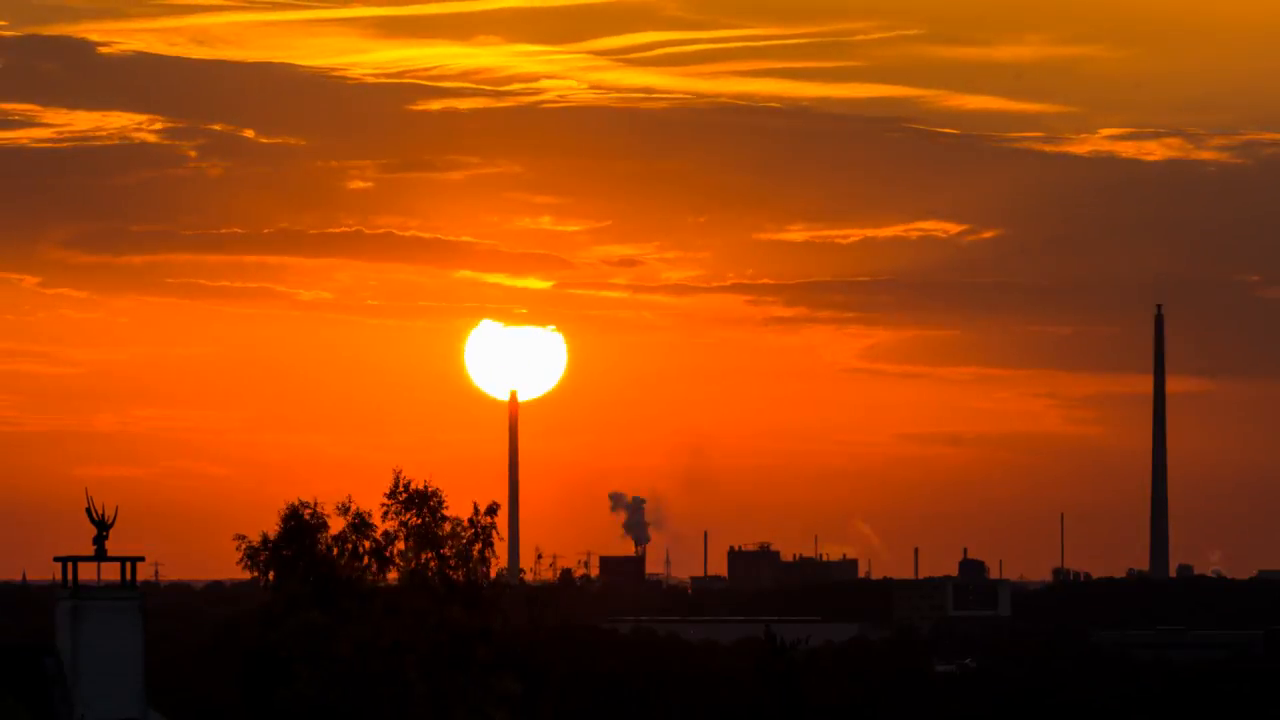
//> input picture frame 18 of OpenCV/OpenCV/Resources/SunsetTimelapse.mp4, 1280 x 720 px
$ ./tiltshiftVideo   (built with g++ and OpenCV 4)
//> lines starting //> are read from the running program, lines starting //| are printed output that depends on the picture
#include <iostream>
#include <string>

#include <opencv2/opencv.hpp>

using namespace cv;
using namespace std;

int main(int argvc, char** argv) {
    cv::Mat image1, image2, result, image32f, imageFiltered;

    // Abrindo o vídeo original
    VideoCapture inputVideo("SunsetTimelapse.mp4");
    if (!inputVideo.isOpened()) {
        cout  << "Não conseguiu abrir o vídeo";
        return -1;
    }

    Size videoSize = Size((int) inputVideo.get(CAP_PROP_FRAME_WIDTH),
                          (int) inputVideo.get(CAP_PROP_FRAME_HEIGHT));

    double alfa;

    // Região escolhida foi 25% da altura do vídeo
    double tamanhoRegiao = 0.25 * videoSize.height;
    // Decaimento escolhido foi de valor 5
    double decaimento = 5;
    // Centro escolhido foi realmente o centro do vídeo
    double centro = 0.5 * videoSize.height;

    // Para calcular as linhas, pegamos a metade da altura da imagem, ou seja o centro da imagem,
    // e subtraimos do centro para pegar a linha de cima, e adicionamos o centro para pegar a linha de baixo.
    double linha1 = centro - tamanhoRegiao/2;
    double linha2 = centro + tamanhoRegiao/2;

    // Criando o arquivo de saída
    VideoWriter outputVideo;
    int ex = static_cast<int>(inputVideo.get(CAP_PROP_FOURCC));
    outputVideo.open("SunsetTimelapseSaida.mp4", ex, inputVideo.get(CAP_PROP_FPS), videoSize, true);

    if (!outputVideo.isOpened()) {
        cout  << "Não foi possível criar o arquivo de saída";
        return -1;
    }

    while(true) {
        inputVideo >> image1;
//> image1 is the input picture: 720 rows x 1280 cols, CV_8UC3; mean B, G, R 8.3, 65.1, 150

        // Verifica se é o final do vídeo
        if (image1.empty()) break;

        image2 = image1.clone();

        // Modificando a imagem para ficar visível o efeito
        float media[] = {1,1,1,
                        1,1,1,
                        1,1,1};

        cv::Mat mask = cv::Mat(3, 3, CV_32F, media);

        image1.convertTo(image32f, CV_32F);

        filter2D(image32f, imageFiltered, image32f.depth(), mask, cv::Point(2,2), 0);

        // Guarda imagem modificada na var result
        imageFiltered.convertTo(result, CV_8U);
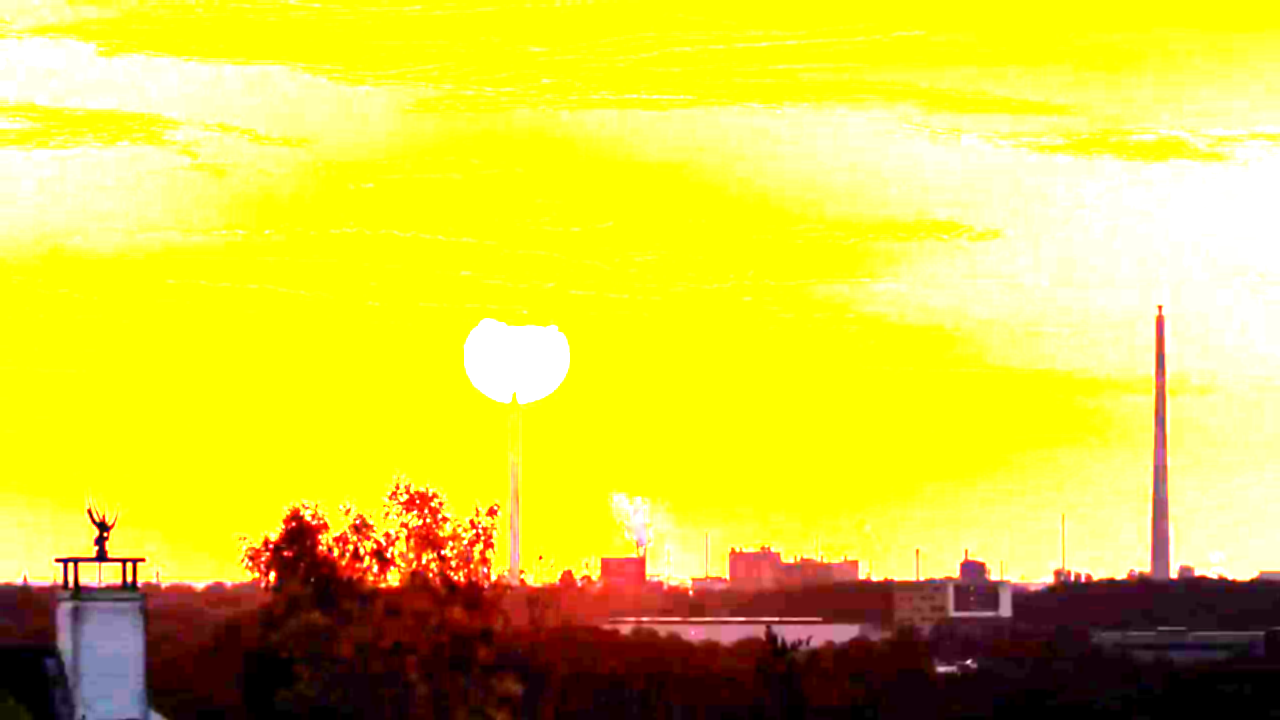
//> result: 720 rows x 1280 cols, CV_8UC3; mean B, G, R 60.9, 205.1, 218.1

        for(int i = 0; i < result.size().height; i++) {
            alfa = 0.5 * (tanh((i - linha1) / decaimento) - tanh((i - linha2) / decaimento));
            addWeighted(image1.row(i), alfa, result.row(i), 1.0 - alfa, 0.0, image2.row(i));
        }
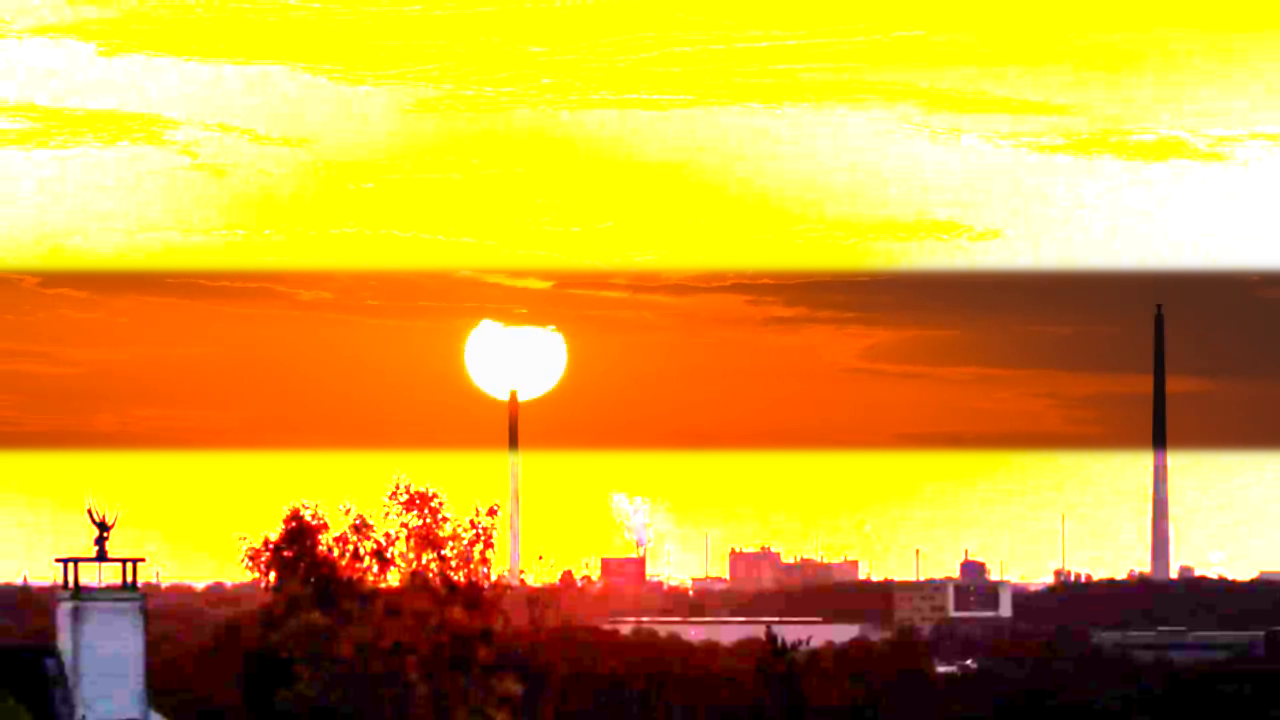
//> image2: 720 rows x 1280 cols, CV_8UC3; mean B, G, R 51.7, 164.4, 208.2

        outputVideo << image2;
    }

    return 0;
}

$ run again, starting later in the video
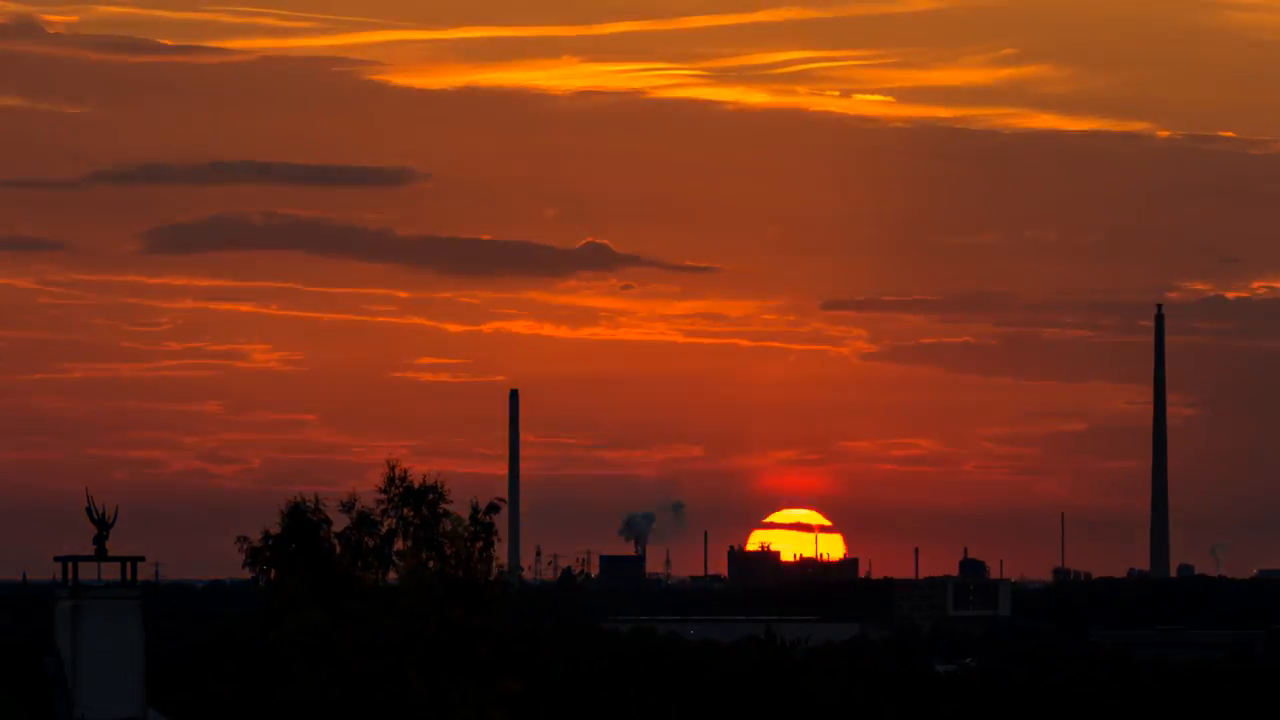
//> input picture frame 83 of OpenCV/OpenCV/Resources/SunsetTimelapse.mp4, 1280 x 720 px
//> image1 is the input picture: 720 rows x 1280 cols, CV_8UC3; mean B, G, R 22.9, 46.6, 107.2
//> `imageFiltered.convertTo(result, CV_8U);`:
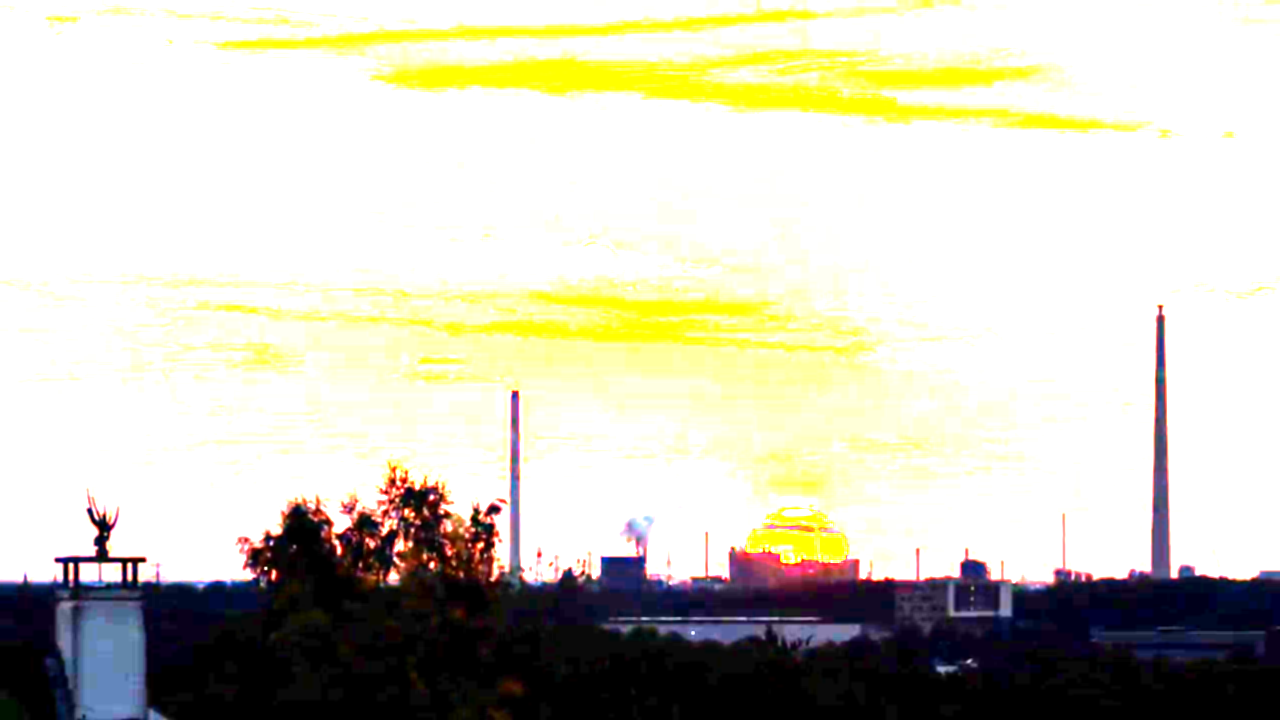
//> result: 720 rows x 1280 cols, CV_8UC3; mean B, G, R 186.6, 201.8, 204.2
//> after the loop `for(int i = 0; i < result.size().height; i++)`:
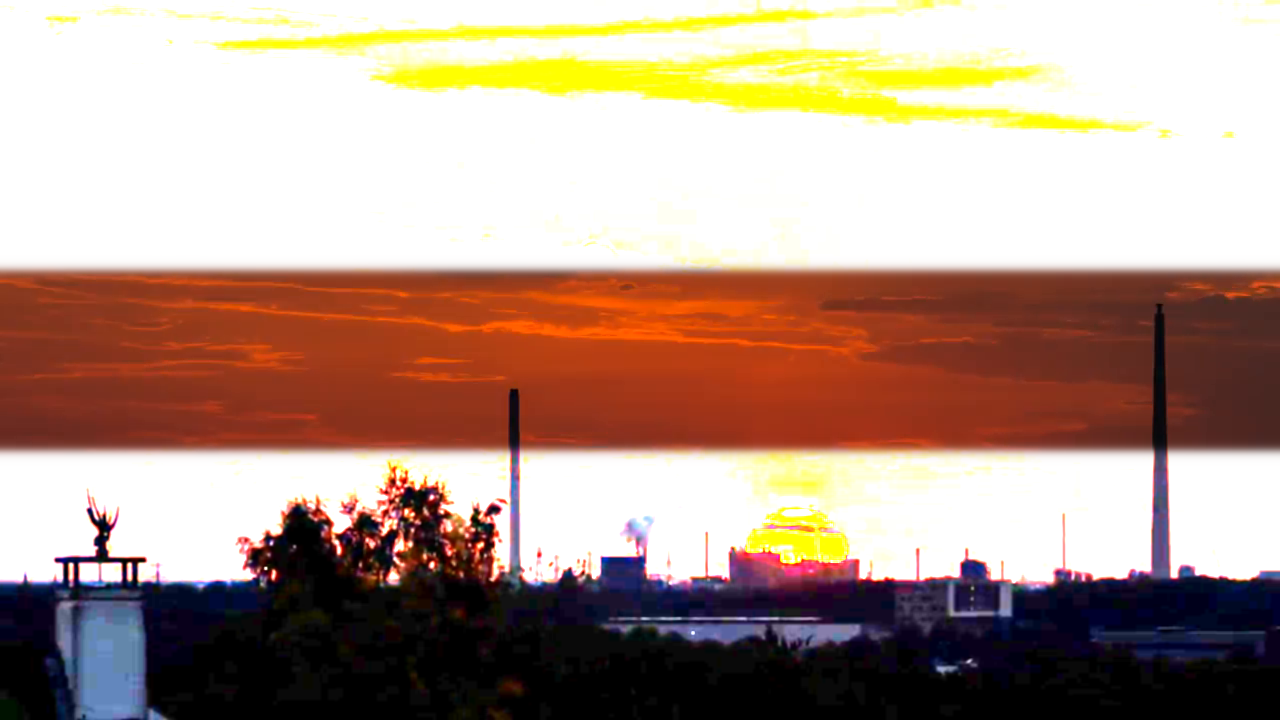
//> image2: 720 rows x 1280 cols, CV_8UC3; mean B, G, R 137.7, 151.9, 177.1

$ run again, starting later in the video
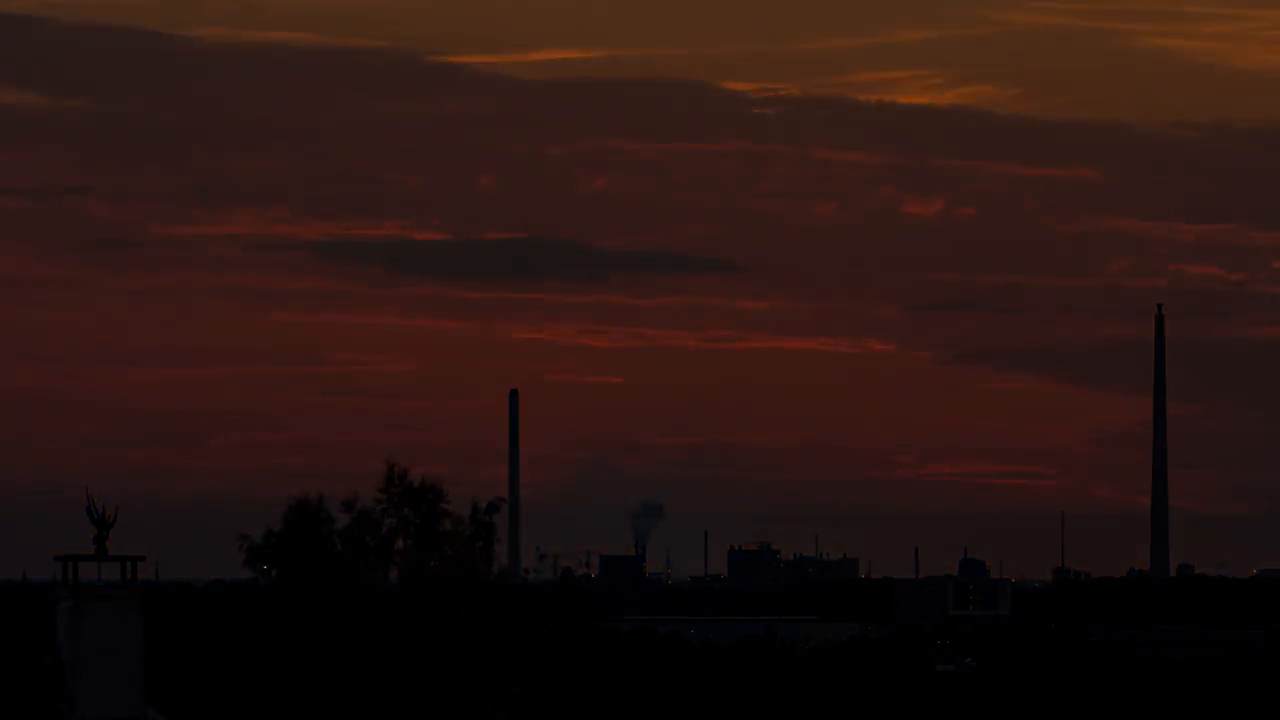
//> input picture frame 148 of OpenCV/OpenCV/Resources/SunsetTimelapse.mp4, 1280 x 720 px
//> image1 is the input picture: 720 rows x 1280 cols, CV_8UC3; mean B, G, R 16.2, 20.2, 39.6
//> `filter2D(image32f, imageFiltered, image32f.depth(), mask, cv::Point(2,..`:
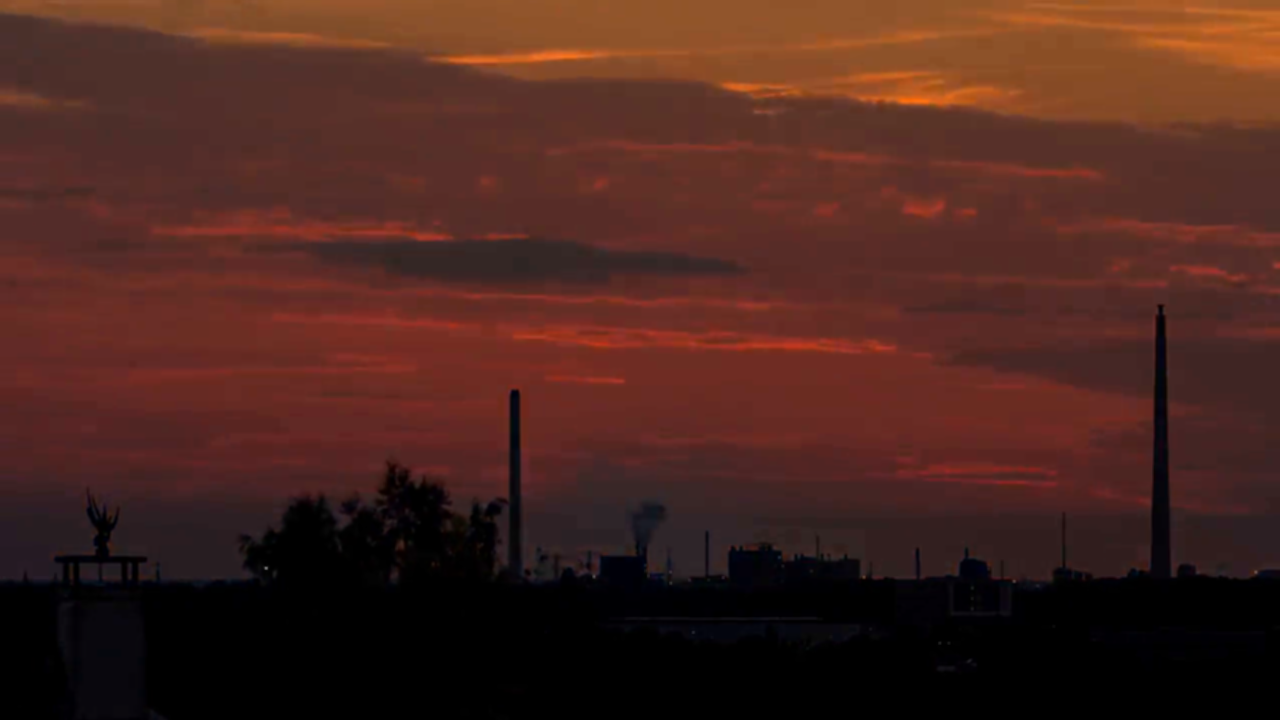
//> imageFiltered: 720 rows x 1280 cols, CV_32FC3; mean B, G, R 145.3, 182.5, 357.5; drawn with min black and max white
//> after the loop `for(int i = 0; i < result.size().height; i++)`:
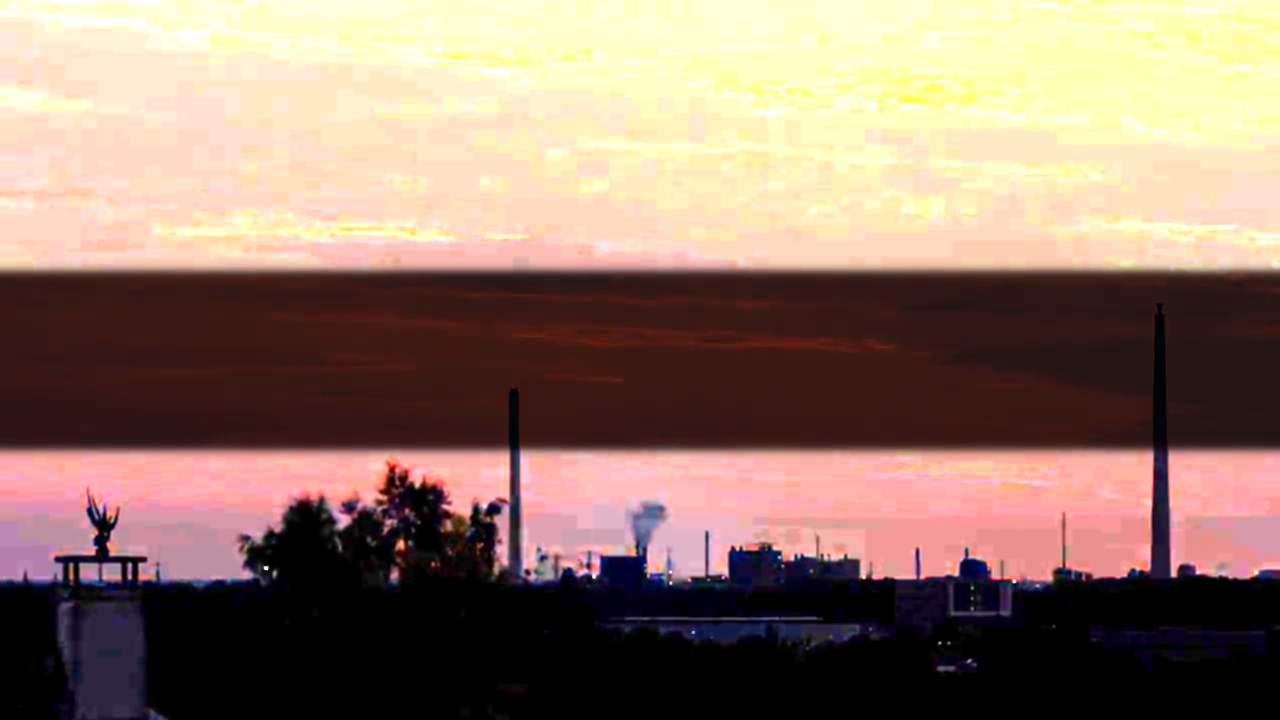
//> image2: 720 rows x 1280 cols, CV_8UC3; mean B, G, R 106.5, 120.5, 145.7
